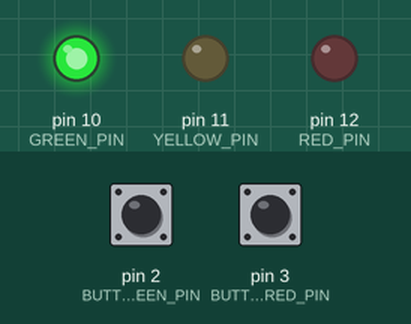
Simulated run of this sketch. Board: Arduino Uno, built with avr-gcc and run on an emulated ATmega328P. Parts: output pins drawn as LEDs (lit = HIGH). Dashed ring = blinking. Inputs (shaded band) come from the test bench; at power-on: pin 3 (BUTTON_RED_PIN) LOW, pin 2 (BUTTON_GREEN_PIN) HIGH.

Above: at 1.2 s.
1.3 s: pin 3 (BUTTON_RED_PIN) pulled HIGH for 0.15 s
At 2.0 s:
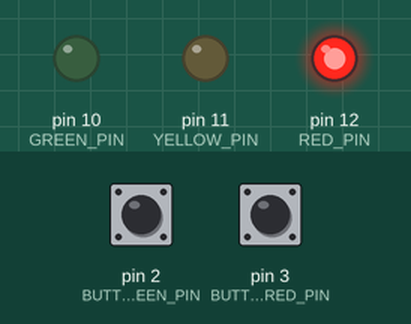
7.4 s: pin 3 (BUTTON_RED_PIN) pulled HIGH for 1 s
At 7.62 s:
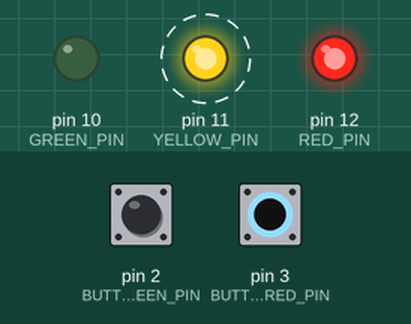
10.5 s: pin 2 (BUTTON_GREEN_PIN) pulled LOW for 0.15 s
At 10.9 s:
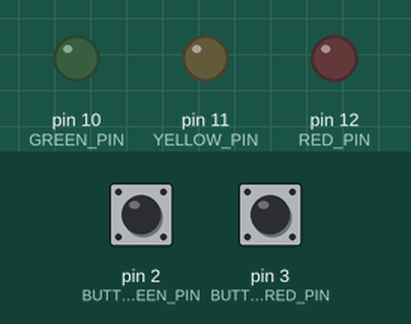
12.1 s: pin 3 (BUTTON_RED_PIN) pulled HIGH for 3.2 s
At 12.6 s:
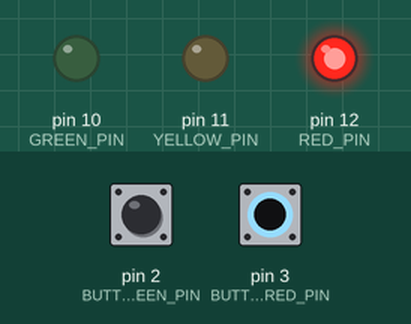
Timing chart, 0 to 16.5 s (numbered marks = the images above; inputs shaded):
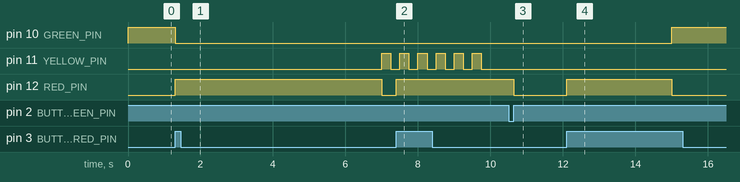

Measured:
- after the input at 1.3 s, pin 10 (GREEN_PIN): HIGH → LOW after 0.00 s instead of 5.7 s; pin 12 (RED_PIN): LOW → HIGH at once, → LOW 5.7 s later
- after the input at 7.4 s, pin 12 (RED_PIN): LOW → HIGH after 0.00 s instead of 2.6 s
- after the input at 10.5 s, pin 12 (RED_PIN): HIGH → LOW after 0.15 s
- after the input at 12.1 s, pin 12 (RED_PIN): LOW → HIGH at once, → LOW 2.9 s later

The sketch:

Act4.2.ino
```cpp
#define  BUTTON_RED_PIN 3
#define RED_PIN 12
#define  BUTTON_YELLOW_PIN 4
#define YELLOW_PIN 11
#define  BUTTON_GREEN_PIN 2
#define GREEN_PIN 10
int BUTTON1 = HIGH;
int BUTTON2 = HIGH;
int BUTTON3 = HIGH;

void setup() {
  // put your setup code here, to run once:
  //Serial.begin(9600);
  pinMode(BUTTON_RED_PIN, INPUT);
  pinMode(RED_PIN, OUTPUT);
  pinMode(BUTTON_YELLOW_PIN, INPUT);
  pinMode(YELLOW_PIN, OUTPUT);
  pinMode(BUTTON_GREEN_PIN, INPUT_PULLUP);
  pinMode(GREEN_PIN, OUTPUT);

  attachInterrupt(1, ISR1, RISING);
  attachInterrupt(0, ISR2, RISING);

}

void loop() {
  // put your main code here, to run repeatedly:

  digitalWrite(GREEN_PIN, HIGH);
  digitalWrite(RED_PIN, LOW);
  delay(7000);
  digitalWrite(RED_PIN, LOW);
  digitalWrite(GREEN_PIN, LOW);
  digitalWrite(YELLOW_PIN, HIGH);
  delay(250);
  digitalWrite(YELLOW_PIN, LOW);

  delay(250);
  digitalWrite(YELLOW_PIN, HIGH);

  delay(250);
  digitalWrite(YELLOW_PIN, LOW);
;
  delay(250);
  digitalWrite(YELLOW_PIN, HIGH);

  delay(250);
  digitalWrite(YELLOW_PIN, LOW);

  delay(250);
  digitalWrite(YELLOW_PIN, HIGH);

  delay(250);
  digitalWrite(YELLOW_PIN, LOW);

  delay(250);
  digitalWrite(YELLOW_PIN, HIGH);

  delay(250);
  digitalWrite(YELLOW_PIN, LOW);

  delay(250);
  digitalWrite(YELLOW_PIN, HIGH);

  delay(250);
  digitalWrite(YELLOW_PIN, LOW);

  delay(250);
  digitalWrite(RED_PIN, HIGH);
  delay(5000);
  digitalWrite(RED_PIN, LOW);
}

void ISR1()
{
  digitalWrite(RED_PIN, HIGH);
  digitalWrite(YELLOW_PIN, LOW);
  digitalWrite(GREEN_PIN, LOW);
  delay(5000);
}

void ISR2()
{
  digitalWrite(YELLOW_PIN, LOW);
  digitalWrite(GREEN_PIN, LOW);
  digitalWrite(RED_PIN, LOW);
  delay(5000);
}
```
